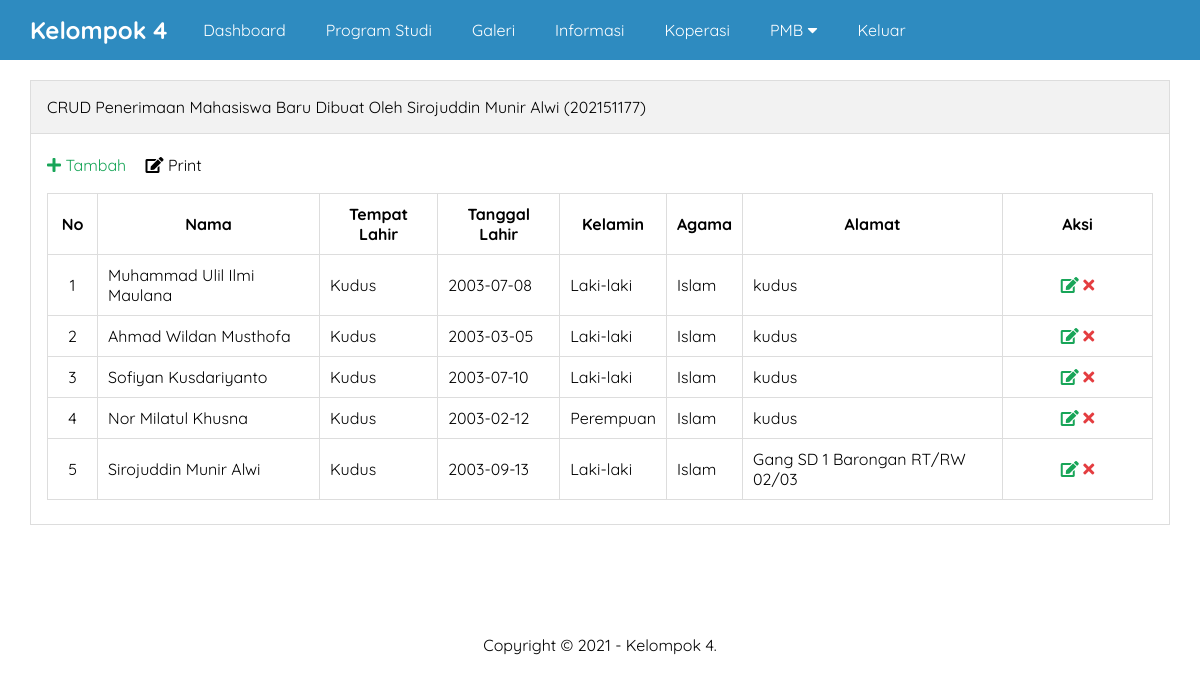
The page /admin/pmb.php on the database its author committed.
### tables this page shows
CREATE TABLE `pmb` (
  `id` int(50) NOT NULL,
  `nama` varchar(225) NOT NULL,
  `tempat` varchar(225) NOT NULL,
  `tanggal` date NOT NULL,
  `kelamin` varchar(225) NOT NULL,
  `agama` varchar(225) NOT NULL,
  `alamat` varchar(225) NOT NULL,
  `created_at` timestamp NOT NULL DEFAULT current_timestamp(),
  `updated_at` datetime DEFAULT NULL
);

### admin/pmb.php (the view, shortened to what this page needs)
<?php include 'header.php' ?>
		<div class="content">
			<div class="container">
				<div class="box">
					<div class="box-header">
						CRUD Penerimaan Mahasiswa Baru Dibuat Oleh Sirojuddin Munir Alwi (202151177)
					</div>
					<div class="box-body">
						<a href="tambah-pmb.php" class="text-green"><i class="fa fa-plus"></i>  Tambah</a>
						<a href="cetak.php" target="_blank" class="btn-cetak"><i class="fa fa-edit"></i>  Print</a>
						<table class="table">
							<thead>
								<tr>
									<th>No</th>
									<th>Nama</th>
									<th>Tempat Lahir</th>
									<th>Tanggal Lahir</th>
									<th>Kelamin</th>
									<th>Agama</th>
									<th>Alamat</th>
									<th>Aksi</th>
								</tr>
							</thead>
							<tbody>
								<?php
								$no = 1;
									$where = " WHERE 1=1 ";
									$pmb = mysqli_query($conn, "SELECT * FROM pmb $where ORDER BY id DESC");
									if(mysqli_num_rows($pmb) > 0){
										while($p = mysqli_fetch_array($pmb)){
								?>
								<tr>
									<td><?= $no++ ?></td>
									<td><?= $p['nama'] ?></td>
									<td><?= $p['tempat'] ?></td>
									<td><?= $p['tanggal'] ?></td>
									<td><?= $p['kelamin'] ?></td>
									<td><?= $p['agama'] ?></td>
									<td><?= $p['alamat'] ?></td>
									<td>
										<a href="edit-pmb.php?id=<?= $p['id'] ?>" title="Edit Data" class="text-green"><i class="fa fa-edit"></i></a>
										<a href="hapus.php?idpmb=<?= $p['id'] ?>" onclick="return confirm('Yakin ingin hapus ?')" title="Hapus Data" class="text-red"><i class="fa fa-times"></i></a>
									</td>
								</tr>
							<?php }}else{ ?>
								<tr>
									<td colspan="5">Data tidak ada</td>
								</tr>
							<?php } ?>
							</tbody>
						</table>
					</div>
				</div>
			</div>
		</div>
<?php include 'footer.php' ?>

### assets/css/style.css (style rules this page uses)
* { margin:0; padding:0; font-family: 'Quicksand', sans-serif; box-sizing: border-box; }
a { text-decoration: none; }
.container { width: 1140px; margin:0 auto; }
.container::after { content: ""; display: block; clear: both; }
.bg-light { background-color: #fff; }
.box { border:1px solid #ddd; background-color: #fff; }
.box-header { padding:16px; border-bottom:1px solid #ddd; background-color: #f2f2f2; }
.box-body { padding:16px; }
.table { width:100%; border-collapse: collapse; border:1px solid #ddd; }
.btn-cetak { display: inline-block; padding:0 15px; color: #000; margin-top: 5px; margin-bottom: 10px; }
.content { padding:80px 0 30px 0; }
.table { width:100%; border-collapse: collapse; margin:8px 0; }
.table th, .table td { border:1px solid #ddd; padding:10px; }
.table td:first-child { width:50px; text-align: center; }
.table td:last-child { width:150px; text-align: center; }
.text-red { color: #E43D40; }
.text-green { color: #18A558; }

### rows shown on the page
pmb: nama "Muhammad Ulil Ilmi Maulana", tempat "Kudus", tanggal "2003-07-08", kelamin "Laki-laki", agama "Islam", alamat "kudus"
pmb: nama "Ahmad Wildan Musthofa", tempat "Kudus", tanggal "2003-03-05", kelamin "Laki-laki", agama "Islam", alamat "kudus"
pmb: nama "Sofiyan Kusdariyanto", tempat "Kudus", tanggal "2003-07-10", kelamin "Laki-laki", agama "Islam", alamat "kudus"
pmb: nama "Nor Milatul Khusna", tempat "Kudus", tanggal "2003-02-12", kelamin "Perempuan", agama "Islam", alamat "kudus"
pmb: nama "Sirojuddin Munir Alwi", tempat "Kudus", tanggal "2003-09-13", kelamin "Laki-laki", agama "Islam", alamat "Gang SD 1 Barongan RT/RW 02/03"
